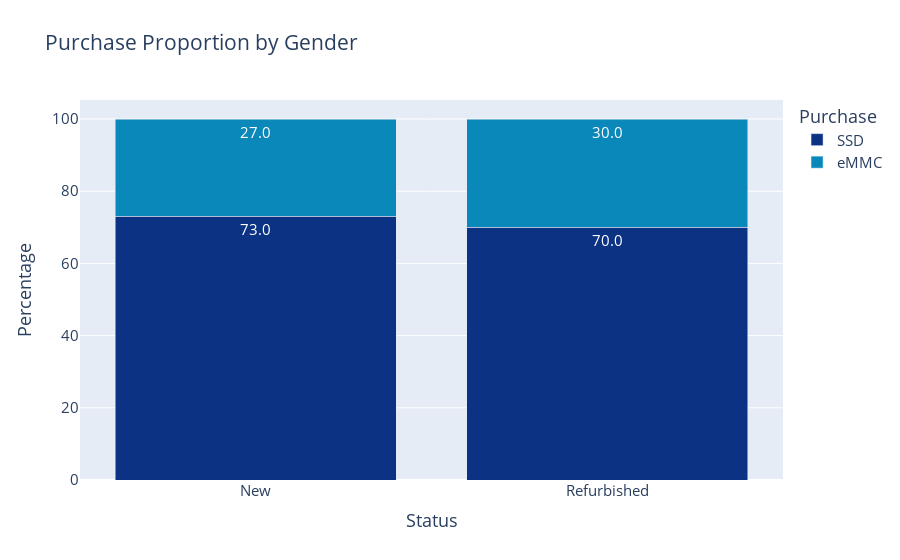

The code cell stored with this chart in its notebook:
### Code cell
#the percentage of average RAM for each Status and "Storage type
proportion_table = round(table.div(table.sum(axis=1), axis=0)*100)

proportion_table

fig = px.bar(
    proportion_table,
    x=proportion_table.index,
    y=proportion_table.columns,
    title="Purchase Proportion by Gender",
    labels={"value": "Percentage", "index": "Gender", "variable": "Purchase"},
    text_auto='.1f',
    barmode='stack',
    color_discrete_sequence=px.colors.diverging.Portland 
)

fig.update_layout(
    font=dict(size=15),
    legend_title_text='Purchase'
)

fig.update_traces(textposition='inside')
fig.show()

### Figure 1 — Plotly figure (JSON) as saved in the notebook; plotly's stock layout.template omitted (floating-point values rounded to 4 significant figures)
{"data": [{"hovertemplate": "Storage type=SSD<br>Status=%{x}<br>Percentage=%{y}<extra></extra>", "legendgroup": "SSD", "marker": {"color": "rgb(12,51,131)", "pattern": {"shape": ""}}, "name": "SSD", "orientation": "v", "showlegend": true, "textposition": "inside", "texttemplate": "%{y:.1f}", "type": "bar", "x": ["New", "Refurbished"], "xaxis": "x", "y": [73.0, 70.0], "yaxis": "y"}, {"hovertemplate": "Storage type=eMMC<br>Status=%{x}<br>Percentage=%{y}<extra></extra>", "legendgroup": "eMMC", "marker": {"color": "rgb(10,136,186)", "pattern": {"shape": ""}}, "name": "eMMC", "orientation": "v", "showlegend": true, "textposition": "inside", "texttemplate": "%{y:.1f}", "type": "bar", "x": ["New", "Refurbished"], "xaxis": "x", "y": [27.0, 30.0], "yaxis": "y"}], "layout": {"barmode": "stack", "font": {"size": 15}, "legend": {"title": {"text": "Purchase"}, "tracegroupgap": 0}, "title": {"text": "Purchase Proportion by Gender"}, "xaxis": {"anchor": "y", "domain": [0, 1], "title": {"text": "Status"}}, "yaxis": {"anchor": "x", "domain": [0, 1], "title": {"text": "Percentage"}}}}
